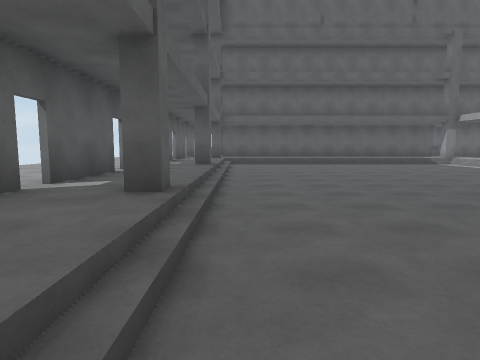
View 1 (above)

20 first-person views from a walk through a 3-D level made in the Unity game engine. The camera is 1.4 m above the floor, tilts 6° down and sees 75° across. The floor is counted in squares, 2 m on a side. Each view is taken from the middle of a square. On the plan, view 1 faces up. The plan holds only what a view shows up to about 10 squares ahead; the rest is blank. The place goes on beyond the plan. The player is left out. Some animated figures are not drawn. Door leaves are left out, so doorways stand open. Some surface patterns are stand-ins.

View 2
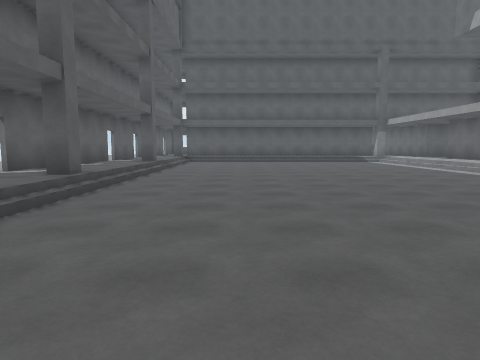

View 3
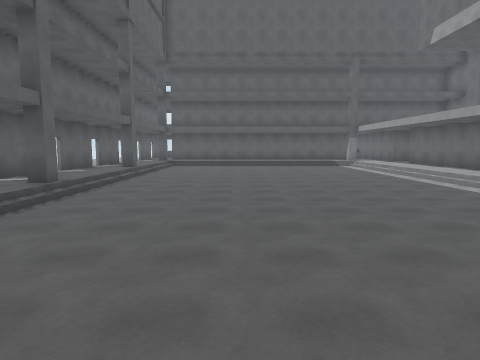

View 4
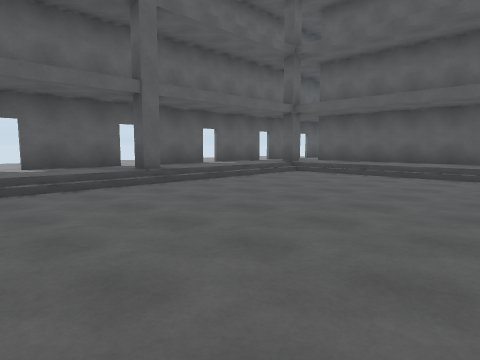

View 5
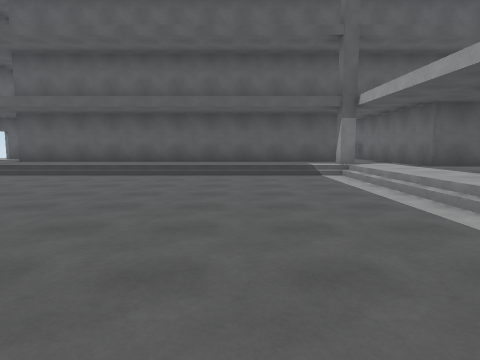

View 6
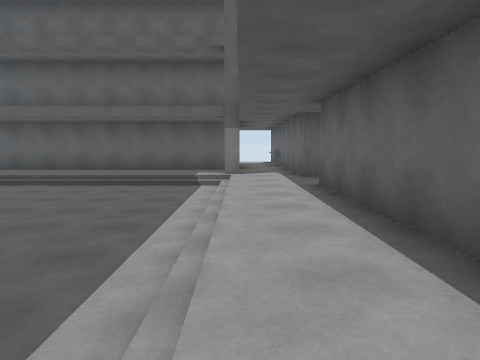

View 7
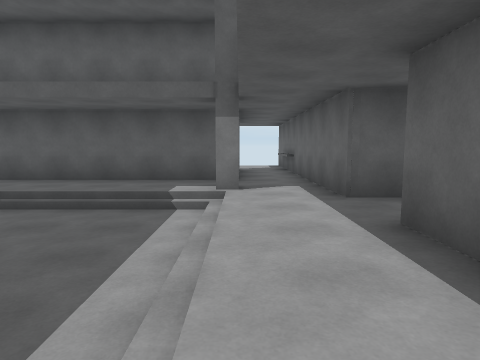

View 8
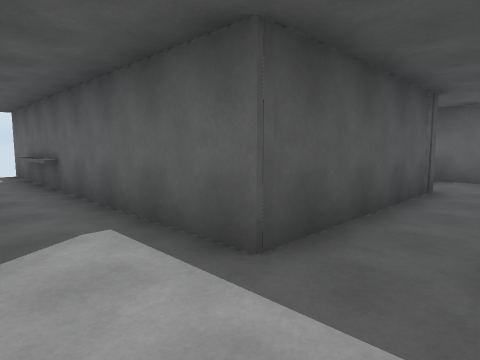

View 9
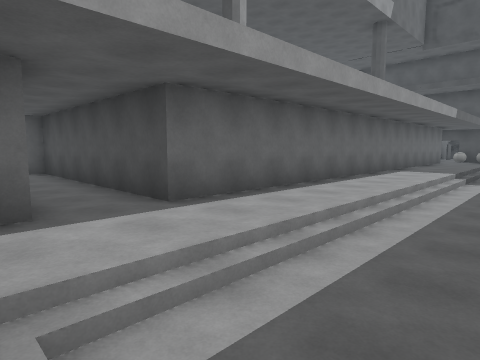

View 10
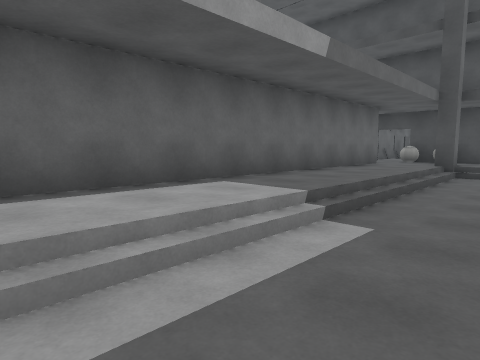

View 11
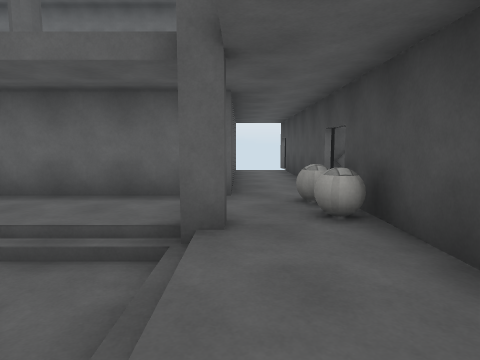

View 12
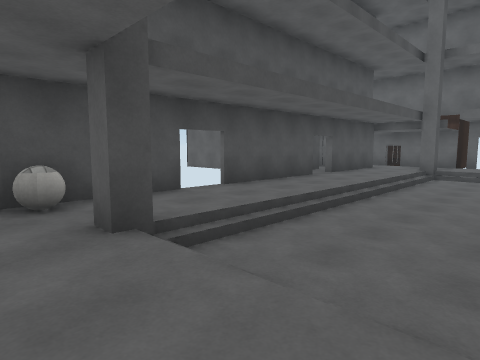

View 13
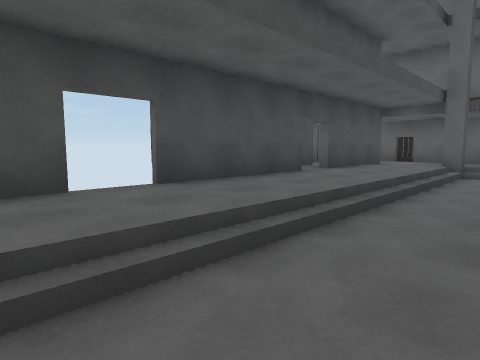

View 14
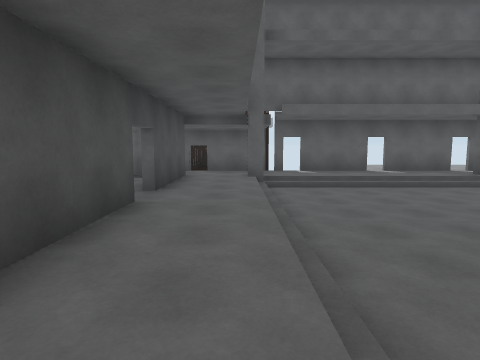

View 15
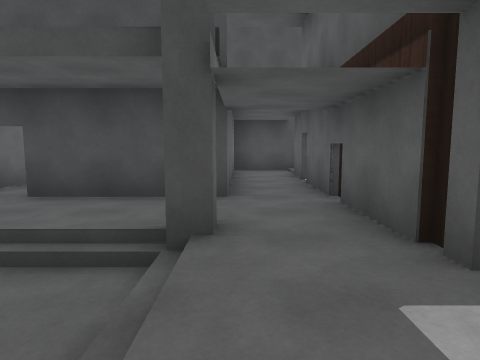

View 16
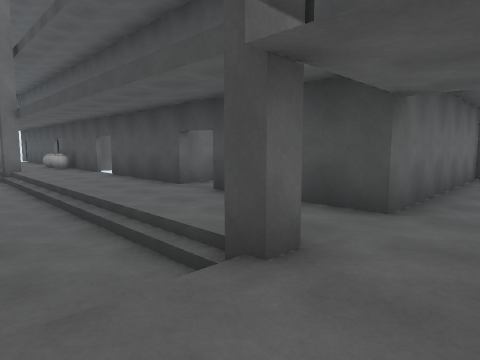

View 17
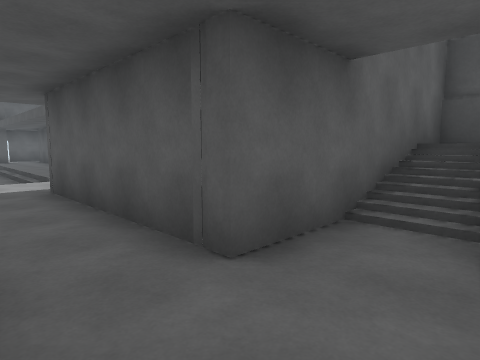

View 18
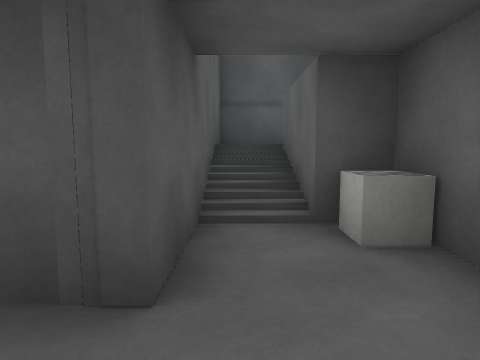

View 19
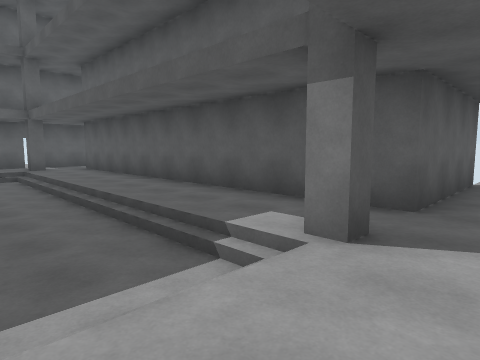

View 20
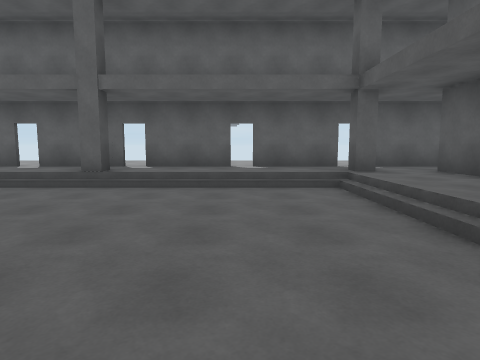

### Floor plan
Key: @ floor where view 1 was taken; # wall or solid block; x gap in a wall; . main floor; : floor 0.5 m higher than the main floor; / step, stairs or slope; D open door; C white cube; B white ball.
Columns run from 5 left of view 1 to 17 right of it. Each row starts with its distance up from view 1.
 20                 #
 19                :#
 18               x:#   ##
 17               #:#  D
 16               #:#  #/#
 15    #####DD#####:#  #/#
 14    ##:::::::::::#  #/##
 13    #://///////#:####:C#
 12    #:........./:::::::#
 11    ::........./:::::::#
 10    #:........./:#######
  9  ::#:........./:#
  8 :::##........./:#
  7 :::#:........./:#
  6 :::::........./:#
  5  ::#:........./:#
  4   :#:........./:#
  3    ##........./:#
  2    #:........./:#
  1   :::........./:#
  0   #::@......../:#
 -1    ::........./:#
 -2   #::........./:#####
 -3   #:#:::::::::#::::::x
 -4   #::#####::::BDD#::DD
 -5   #::## ### #########
 -6    ::#
 -7   #::#
 -8   #::#
 -9    :##
-10   ###

Where each view was taken, in squares from view 1:
view 1: 0 up, 0 right, facing up
view 2: 2 down, 2 right, facing up
view 3: 3 down, 3 right, facing up
view 4: 5 up, 5 right, facing up-left
view 5: 5 up, 6 right, facing up
view 6: 5 up, 9 right, facing up
view 7: 8 up, 9 right, facing up
view 8: 11 up, 9 right, facing up-right
view 9: 13 up, 7 right, facing down-right
view 10: 6 up, 7 right, facing down-right
view 11: 3 down, 6 right, facing right
view 12: 0 up, 10 right, facing down-left
view 13: 1 down, 8 right, facing down-left
view 14: 3 down, 7 right, facing left
view 15: 0 up, 1 left, facing down
view 16: 1 down, 2 left, facing down-right
view 17: 11 up, 16 right, facing up-left
view 18: 11 up, 15 right, facing up
view 19: 11 up, 10 right, facing up-left
view 20: 11 up, 5 right, facing left
